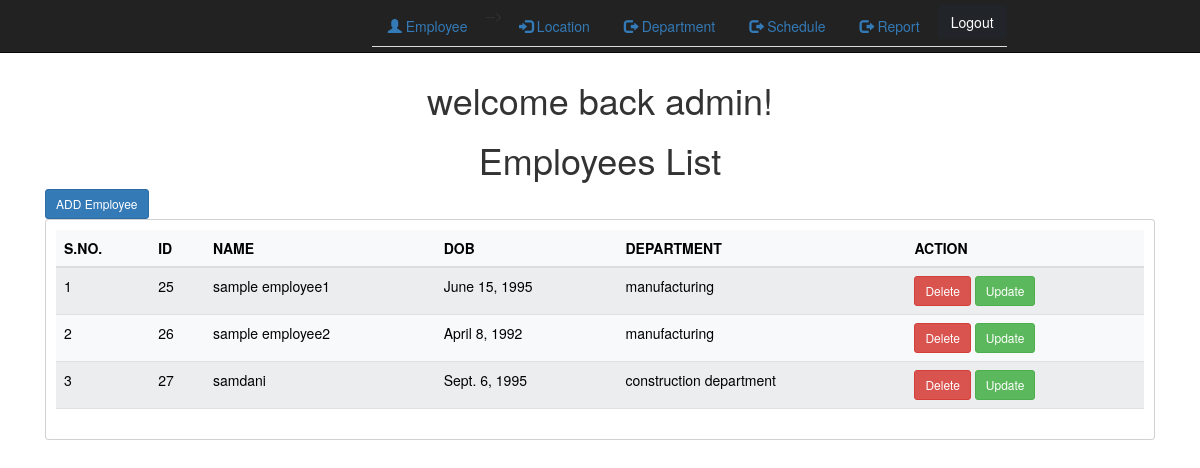
/employee/employee_list/ (signed in), run on the app's committed database.
### employee/models.py (models this page shows, shortened)
class Employee(models.Model):
    employee_id = models.AutoField(primary_key=True)
    full_name = models.CharField(max_length=200)
    department = models.ForeignKey(Department, on_delete=models.SET_NULL,null=True)
    date_of_birth = models.DateField("date of birth")

class Department(models.Model):
    id = models.AutoField(primary_key=True)
    department = models.CharField(max_length=200,unique=True,null=True)

### employee/views.py (the view)
# urls.py: path("employee_list/", views.emp_list, name="employee_list"),
def emp_list(request):
    emps = Employee.objects.all()
    return render(request, "employee/employee_list.html", {'emps': emps})

### templates/employee/employee_list.html (shortened to what this page needs)
<!doctype html>
<html lang="en">
<head>
    <link href="https://cdn.jsdelivr.net/npm/bootstrap@5.2.2/dist/css/bootstrap.min.css"
          rel="stylesheet"
>
</head>
<body>
{% include 'employee/index.html' %}
{% if user.is_authenticated %}
<h1 class="text-center my-3">Employees List</h1>
<div class="container">
    <a href="/employee/add_employee" class="btn btn-primary btn-sm">ADD Employee</a>
    <div class="row">
        <div class="col-md-12">
            <div class="card">
                <div class="card-body">
                    <table class="table table-light table-striped table-hover">
                        <thead>
                        <tr>
                            <th>S.NO.</th>
                            <th>ID</th>
                            <th>NAME</th>
                            <th>DOB</th>
                            <th>DEPARTMENT</th>
                            <th>ACTION</th>
                        </tr>
                        </thead>
                        <tbody>
                        {% for e in emps %}
                        <tr>
                            <td>{{forloop.counter}}</td>
                            <td>{{e.employee_id}}</td>
                            <td>{{e.full_name}}</td>
                            <td>{{e.date_of_birth}}</td>
                            <td>{{e.department.department}}</td>
                            <td>
                                <a href="/employee/delete_emp/{{e.employee_id}}"
                                   class="btn btn-danger btn-sm">Delete</a>
                                <a href="/employee/update_emp/{{e.employee_id}}"
                                   class="btn btn-success btn-sm">Update</a>
                            </td>
                        </tr>
                        {%endfor%}
                        </tbody>
                    </table>
                </div>
            </div>
        </div>
    </div>
</div>
{% endif %}
</body>
</html>

### templates/employee/index.html (shortened to what this page needs)
{% load static %}
{% load crispy_forms_tags %}
<html lang="en">
<head>
    <link rel="stylesheet" href="https://maxcdn.bootstrapcdn.com/bootstrap/3.3.7/css/bootstrap.min.css"/>
    <link rel="stylesheet" href="https://cdnjs.cloudflare.com/ajax/libs/font-awesome/4.7.0/css/font-awesome.min.css">
</head>
<body class="container-fluid">
<header class="row">
    <nav class="navbar navbar-inverse navbar-fixed-top">
        <div class="container-fluid">
            <ul class="nav nav-tabs">
                {% if user.is_authenticated %}
                <li class="nav-item"><a href="{% url "employee_list" %}"><span class="glyphicon glyphicon-user"></span>
                    Employee</a></li>
                <li class="nav-item"><a href="{% url "location_list" %}"><span
                        class="glyphicon glyphicon-log-in"></span> Location</a></li>
                <li class="nav-item"><a href="{% url "department_list" %}"><span
                        class="glyphicon glyphicon-log-out"></span> Department</a></li>
                <li class="nav-item"><a href="{% url "schedule_list" %}"><span
                        class="glyphicon glyphicon-log-out"></span> Schedule</a></li>
                <li class="nav-item"><a href="{% url "view_report" %}"><span
                        class="glyphicon glyphicon-log-out"></span> Report</a></li>
                <form method="post" action="{% url 'logout' %}">
                    <button type="submit" class="btn btn-dark">Logout</button>
                </form>
                {% else %}
                <li><a href="{% url "register" %}"><span class="glyphicon glyphicon-user"></span> Sign up</a></li>
                <li><a href="{% url "login" %}"><span class="glyphicon glyphicon-log-in"></span> Log in</a></li>
                {% endif %}
            </ul>
        </div>
    </nav>
</header>
<br/>
<br>
<br>
<div class="row">
    {% block start %}
    {% if user.is_authenticated %}
    <center><h1>welcome back {{user.username}}!</h1></center>
    {% else %}
    <center><h1>log in, plz . . .</h1></center>
    {% endif %}
    {% endblock %}
</div>
</body>
</html>

### data on the page
Employee: employee_id "25", full_name "sample employee1", date_of_birth "June 15, 1995", department.department "manufacturing"
Employee: employee_id "26", full_name "sample employee2", date_of_birth "April 8, 1992", department.department "manufacturing"
Employee: employee_id "27", full_name "samdani", date_of_birth "Sept. 6, 1995", department.department "construction department"

### other printed values
{{ user.username }} "admin"
